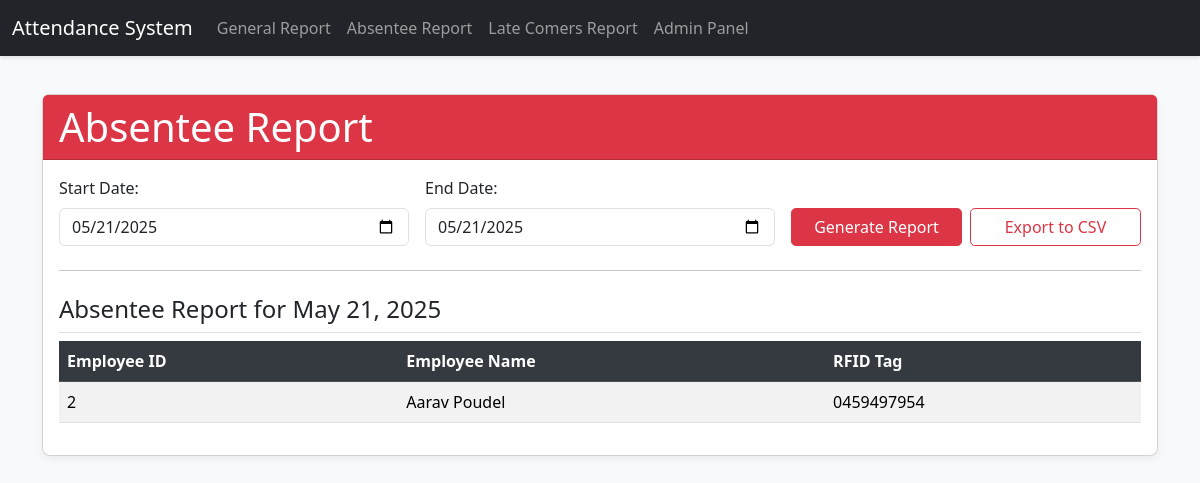
/api/attendance/report/absentee/ (signed in), run on the app's committed database.
### attendance/models.py (models this page shows, shortened)
class Employee(models.Model):
    employee_id = models.CharField(max_length=50, unique=True)  # Unique identifier for employees
    name = models.CharField(max_length=255)
    rfid_tag = models.CharField(max_length=255, unique=True, blank=True, null=True) # Assignable RFID tag

### attendance/views.py (the view)
# urls.py: path('report/absentee/', AbsenteeReportView.as_view(), name='absentee_report'),
class AbsenteeReportView(AdminRequiredMixin, View): # ADDED AdminRequiredMixin
    def get(self, request):
        starting_date_str = request.GET.get('starting_date')
        ending_date_str = request.GET.get('ending_date')
        absentee_data = []
        employees = Employee.objects.all().order_by('name')
        try:
            if starting_date_str:
                start_date = datetime.strptime(starting_date_str, '%Y-%m-%d').date()
            else:
                start_date = date.today()
            if ending_date_str:
                end_date = datetime.strptime(ending_date_str, '%Y-%m-%d').date()
            else:
                end_date = date.today()
        except ValueError:
            print("Invalid date format provided for absentee report. Returning empty.")
            return render(request, 'attendance/absentee_report.html', {
                'absentee_data': [],
                'starting_date': None,
                'ending_date': None,
                'error_message': 'Invalid date format provided.'
            })
        if start_date > end_date:
            start_date, end_date = end_date, start_date
        current_date_iter = start_date
        while current_date_iter <= end_date:
            is_weekend = (current_date_iter.weekday() == 5)
            if not is_weekend:
                present_employees_ids = AttendanceRecord.objects.filter(
                    timestamp__date=current_date_iter
                ).values_list('employee_id', flat=True).distinct()
                absent_employees_for_day = employees.exclude(id__in=present_employees_ids)
                absentee_data.append({
                    'date': current_date_iter,
                    'absent_employees': absent_employees_for_day
                })
            current_date_iter += timedelta(days=1)
        context = {
            'absentee_data': absentee_data,
            'starting_date': start_date,
            'ending_date': end_date
        }
        return render(request, 'attendance/absentee_report.html', context)

### attendance/views.py (called while the page is built)
    def test_func(self):
        return self.request.user.is_staff # Check if the user has staff status

### attendance/templates/attendance/absentee_report.html (shortened to what this page needs)
{% extends 'base.html' %}
{% block content %}
    <div class="card mt-4">
        <div class="card-header bg-danger text-white">
            <h1 class="card-title mb-0">Absentee Report</h1>
        </div>
        <div class="card-body">
            <form method="get" action="{% url 'attendance:absentee_report' %}" class="row g-3 align-items-end">
                <div class="col-md-4">
                    <label for="starting_date" class="form-label">Start Date:</label>
                    <input type="date" id="starting_date" name="starting_date" class="form-control" value="{{ starting_date|date:'Y-m-d'|default:'' }}">
                </div>
                <div class="col-md-4">
                    <label for="ending_date" class="form-label">End Date:</label>
                    <input type="date" id="ending_date" name="ending_date" class="form-control" value="{{ ending_date|date:'Y-m-d'|default:'' }}">
                </div>
                <div class="col-md-4 d-flex align-items-end">
                    <button type="submit" class="btn btn-danger w-100 me-2">Generate Report</button>
                    <a href="{% url 'attendance:export_absentee_csv' %}?starting_date={{ starting_date|date:'Y-m-d'|default:'' }}&ending_date={{ ending_date|date:'Y-m-d'|default:'' }}" class="btn btn-outline-danger w-100">Export to CSV</a>
                </div>
            </form>
            <hr class="my-4">
            {% if error_message %}
                <div class="alert alert-danger mt-3" role="alert">
                    {{ error_message }}
                </div>
            {% elif absentee_data %}
                {% for day_data in absentee_data %}
                    <h4 class="mt-4 border-bottom pb-2">Absentee Report for {{ day_data.date|date:"F d, Y" }}</h4>
                    {% if day_data.absent_employees %}
                        <div class="table-responsive">
                            <table class="table table-striped table-hover">
                                <thead class="table-dark">
                                    <tr>
                                        <th>Employee ID</th>
                                        <th>Employee Name</th>
                                        <th>RFID Tag</th>
                                    </tr>
                                </thead>
                                <tbody>
                                    {% for employee in day_data.absent_employees %}
                                        <tr>
                                            <td>{{ employee.employee_id }}</td>
                                            <td>{{ employee.name }}</td>
                                            <td>{{ employee.rfid_tag|default:"N/A" }}</td>
                                        </tr>
                                    {% endfor %}
                                </tbody>
                            </table>
                        </div>
                    {% else %}
                        <div class="alert alert-success mt-3" role="alert">
                            All employees were present on {{ day_data.date|date:"F d, Y" }}.
                        </div>
                    {% endif %}
                {% endfor %}
            {% else %}
                <div class="alert alert-info mt-3" role="alert">
                    Please select a date range to generate the absentee report.
                </div>
            {% endif %}
        </div>
    </div>
{% endblock content %}

### attendance/templates/base.html (style rules this page uses)
body { padding-top: 70px; background-color: #f8f9fa; }
.card { box-shadow: 0 4px 8px rgba(0,0,0,.05); border-radius: 0.5rem; }
.form-label { font-weight: 500; }
.table thead th { background-color: #343a40; color: white; }
.table-striped tbody tr:nth-of-type(odd) { background-color: rgba(0,0,0,.05); }
.btn { border-radius: 0.3rem; }

### data on the page
Employee: employee_id "2", name "Aarav Poudel", rfid_tag "0459497954"

### other printed values
{{ day_data.date|date:"F d, Y" }} "May 21, 2025"
